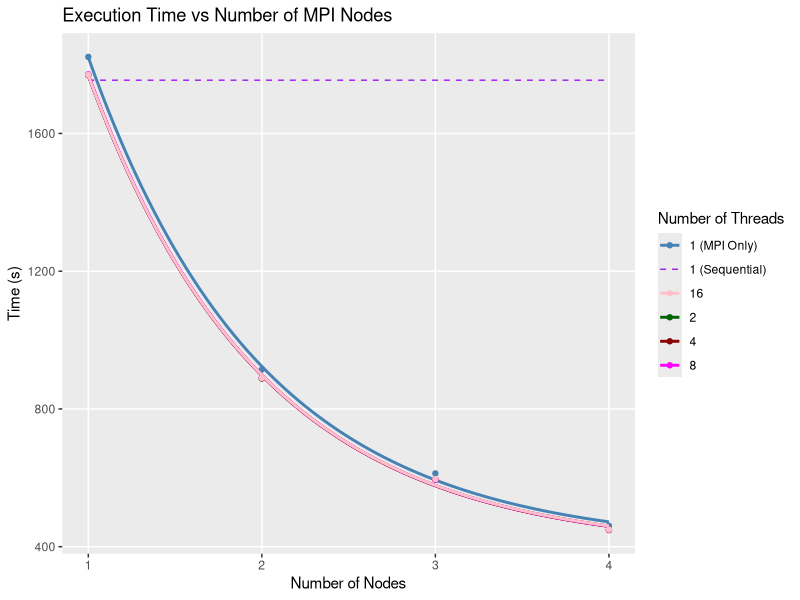
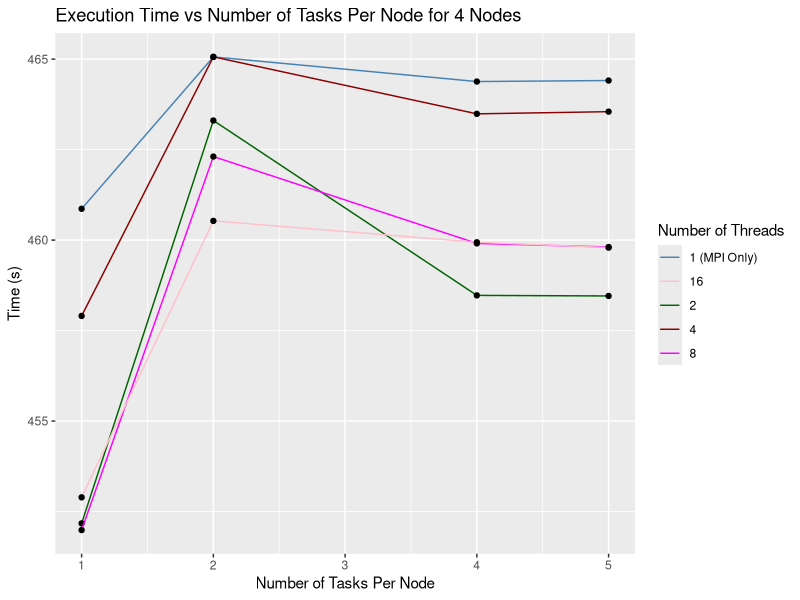

Reproduce these figures in R, in order.
## ---- chunk 1
library(ggplot2)
library(knitr)
## ---- chunk 2
ggplot(
  data.frame(
    num_nodes = seq(1, 4),
    sequential = 1754.656590,
    mpi = c(1822.379590476, 914.486197804, 612.819364970, 460.707667057),
    threads_2 = c(1770.137878338, 888.847948670, 595.635013834, 449.641916923),
    threads_4 = c(1769.391758150, 888.820532438, 594.955746320, 448.248664594),
    threads_8 = c(1771.727156207, 891.127868899, 595.044071098, 449.024061848),
    threads_16 = c(1770.336729298, 889.954078117, 596.349251760, 449.729564190)
  ),
  aes(x = num_nodes)) +
  labs(title = "Execution Time vs Number of MPI Nodes",
    x = "Number of Nodes",
    y = "Time (s)",
    color = "Number of Threads") +
  geom_line(aes(y = sequential, color = "1 (Sequential)"),
    linetype = "dashed") +
  geom_smooth(aes(y = mpi, color = "1 (MPI Only)"),
    method = "lm", formula = y ~ exp(-x), se = FALSE) +
  geom_point(aes(y = mpi, color = "1 (MPI Only)")) +
  geom_smooth(aes(y = threads_2, color = "2"),
    method = "lm", formula = y ~ exp(-x), se = FALSE) +
  geom_point(aes(y = threads_2, color = "2")) +
  geom_smooth(aes(y = threads_4, color = "4"),
    method = "lm", formula = y ~ exp(-x), se = FALSE) +
  geom_point(aes(y = threads_4, color = "4")) +
  geom_smooth(aes(y = threads_8, color = "8"),
    method = "lm", formula = y ~ exp(-x), se = FALSE) +
  geom_point(aes(y = threads_8, color = "8")) +
  geom_smooth(aes(y = threads_16, color = "16"),
    method = "lm", formula = y ~ exp(-x), se = FALSE) +
  geom_point(aes(y = threads_16, color = "16")) +
  theme(panel.grid.minor = element_blank()) +
  scale_color_manual(values = c(
    "1 (Sequential)" = "purple",
    "1 (MPI Only)" = "steelblue",
    "2" = "darkgreen",
    "4" = "darkred",
    "8" = "magenta",
    "16" = "pink"))
## ---- chunk 3
ggplot(
  data = data.frame(
    num_tasks = c(1, 2, 4, 5),
    mpi = c(460.864967726, 465.061370608, 464.380644771, 464.408472428),
    thread_2 = c(452.171921260, 463.303976195, 458.472190107, 458.456342535),
    thread_4 = c(457.904325192, 465.062157786, 463.488311895, 463.548838141),
    thread_8 = c(451.987779002, 462.307877353, 459.908851021, 459.808448797),
    thread_16 = c(452.892428487, 460.530417067, 459.940209202, 459.792117470)
  ),
  aes(x = num_tasks)) +
  geom_line(aes(y = mpi, color = "1 (MPI Only)")) +
  geom_point(aes(y = mpi)) +
  geom_line(aes(y = thread_2, color = "2")) +
  geom_point(aes(y = thread_2)) +
  geom_line(aes(y = thread_4, color = "4")) +
  geom_point(aes(y = thread_4)) +
  geom_line(aes(y = thread_8, color = "8")) +
  geom_point(aes(y = thread_8)) +
  geom_line(aes(y = thread_16, color = "16")) +
  geom_point(aes(y = thread_16)) +
  labs(title = "Execution Time vs Number of Tasks Per Node for 4 Nodes",
    x = "Number of Tasks Per Node",
    y = "Time (s)",
    color = "Number of Threads") +
  scale_color_manual(values = c(
    "1 (MPI Only)" = "steelblue",
    "2" = "darkgreen",
    "4" = "darkred",
    "8" = "magenta",
    "16" = "pink"))
